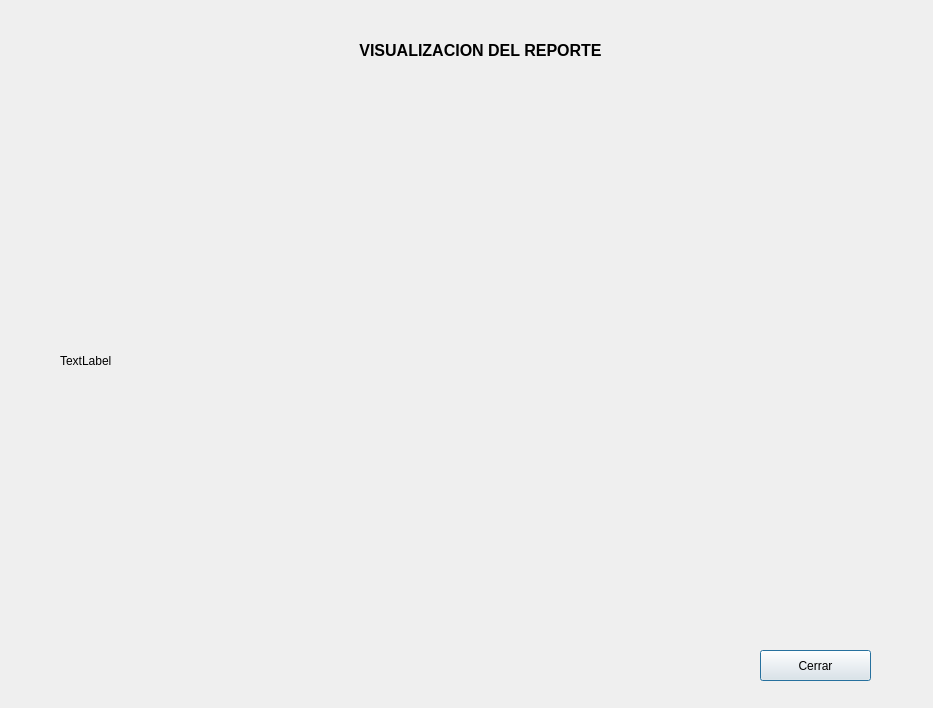
<?xml version="1.0" encoding="UTF-8"?>
<ui version="4.0">
 <class>Dialog_Reporte</class>
 <widget class="QDialog" name="Dialog_Reporte">
  <property name="geometry">
   <rect>
    <x>0</x>
    <y>0</y>
    <width>933</width>
    <height>708</height>
   </rect>
  </property>
  <property name="windowTitle">
   <string>Dialog</string>
  </property>
  <widget class="QLabel" name="label">
   <property name="geometry">
    <rect>
     <x>310</x>
     <y>10</y>
     <width>341</width>
     <height>81</height>
    </rect>
   </property>
   <property name="text">
    <string>&lt;html&gt;&lt;head/&gt;&lt;body&gt;&lt;p align=&quot;center&quot;&gt;&lt;span style=&quot; font-size:12pt; font-weight:700;&quot;&gt;VISUALIZACION DEL REPORTE&lt;/span&gt;&lt;/p&gt;&lt;/body&gt;&lt;/html&gt;</string>
   </property>
  </widget>
  <widget class="QLabel" name="label_2">
   <property name="geometry">
    <rect>
     <x>60</x>
     <y>100</y>
     <width>851</width>
     <height>521</height>
    </rect>
   </property>
   <property name="text">
    <string>TextLabel</string>
   </property>
   <property name="margin">
    <number>1</number>
   </property>
  </widget>
  <widget class="QPushButton" name="pushButton">
   <property name="geometry">
    <rect>
     <x>760</x>
     <y>650</y>
     <width>111</width>
     <height>31</height>
    </rect>
   </property>
   <property name="text">
    <string>Cerrar</string>
   </property>
  </widget>
 </widget>
 <resources/>
 <connections/>
</ui>
